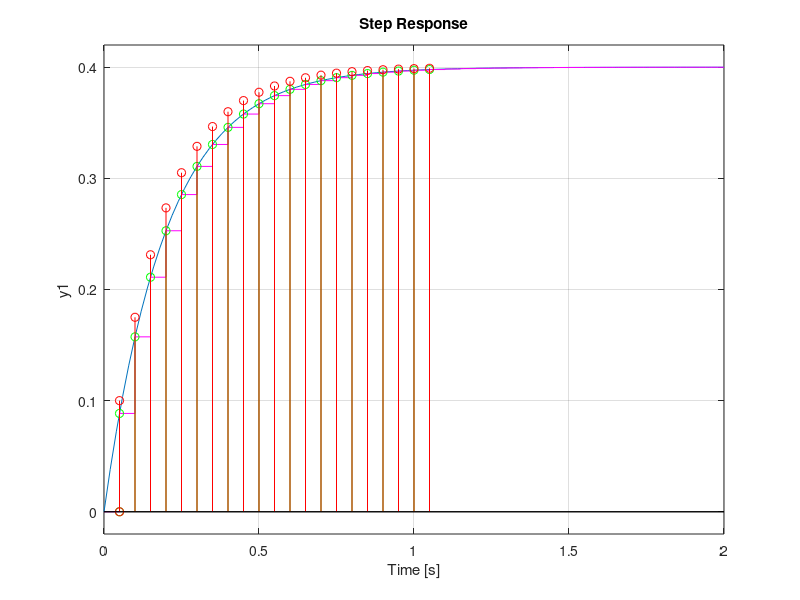

The MATLAB source for this figure:
close all
A = -5.0;
B = 2.0; 
C = 1.0;
D = 0;
t = 0.05;

% Forward Difference
Ad = expm(-5*t);
Ad2 = 1/expm(-5*t);
Bd = ((-2/5)*expm(-5*t)) + (2/5)
Bd2 = Ad*(Ad2)*B;

sys = ss(A,B,C,D);
step(sys)
hold on;
dsys = c2d(sys,t);
hold on;
step(dsys,'m')

[Yc, Tc]=step(sys, [0:t:1]);

x = []
y = []
Xnew = 0;
Td = []
Td(1) = 1;
% Forward difference
for i = 1:1:length(Tc)
    Xold = Xnew;
    Xnew = Ad*Xold+ Bd*1;
    y(i+1) = 1*Xnew;
    Td(i+1) = i; % save corresponding discrete time integer index
end
hold on;
stem(Td*t,y, 'g', 'DisplayName', 'Forward Difference');
fwd_diff = y;

x = []
y = []
Xnew = 0;
Td = []
Td(1) = 1;
% Backward Difference
for i = 1:length(Tc)
    Xold = Xnew;
    Xnew = ((1+(t*A))*Xold +(t*B*1));
    y(i+1) = 1*Xnew;
    Td(i+1) = i;
end

hold on;
stem(Td*t,y, 'r o','DisplayName', 'Backward Difference');

    




    
    